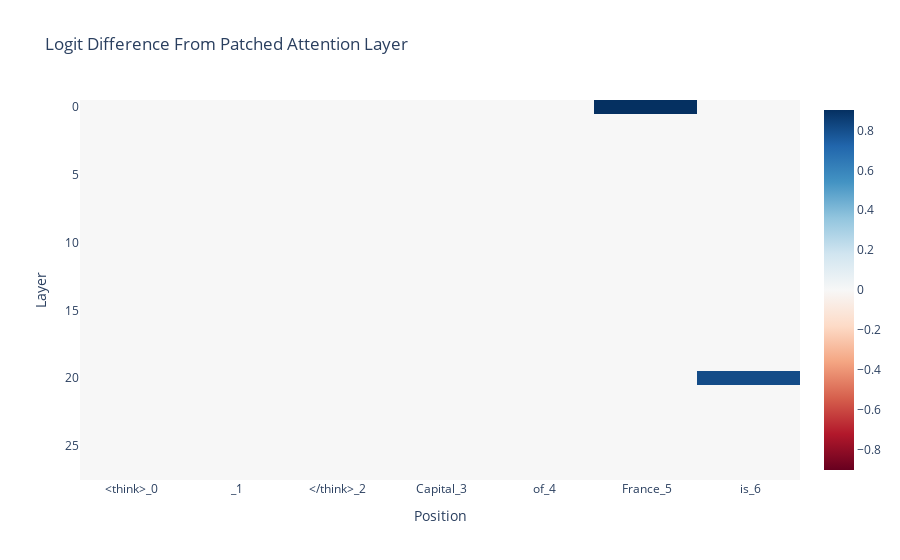

This figure's notebook cell:
### Code cell
imshow(
    patched_attn_diff,
    x=prompt_position_labels,
    title="Logit Difference From Patched Attention Layer",
    labels={"x": "Position", "y": "Layer"},
)

### Figure 1 — Plotly figure (JSON) as saved in the notebook; plotly's stock layout.template omitted (floating-point values rounded to 4 significant figures; data arrays with more than 128 entries replaced by an {"elided": "..."} marker saying what was removed)
{"data": [{"coloraxis": "coloraxis", "hovertemplate": "Position: %{x}<br>Layer: %{y}<br>color: %{z}<extra></extra>", "name": "0", "type": "heatmap", "x": ["<think>_0", "\n\n_1", "</think>_2", " Capital_3", " of_4", " France_5", " is_6"], "xaxis": "x", "yaxis": "y", "z": {"elided": "28x7 float values"}}], "layout": {"coloraxis": {"cmid": 0, "colorscale": [[0, "rgb(103,0,31)"], [0.1, "rgb(178,24,43)"], [0.2, "rgb(214,96,77)"], [0.3, "rgb(244,165,130)"], [0.4, "rgb(253,219,199)"], [0.5, "rgb(247,247,247)"], [0.6, "rgb(209,229,240)"], [0.7, "rgb(146,197,222)"], [0.8, "rgb(67,147,195)"], [0.9, "rgb(33,102,172)"], [1, "rgb(5,48,97)"]]}, "title": {"text": "Logit Difference From Patched Attention Layer"}, "xaxis": {"anchor": "y", "constrain": "domain", "domain": [0, 1], "scaleanchor": "y", "title": {"text": "Position"}}, "yaxis": {"anchor": "x", "autorange": "reversed", "constrain": "domain", "domain": [0, 1], "title": {"text": "Layer"}}}}
